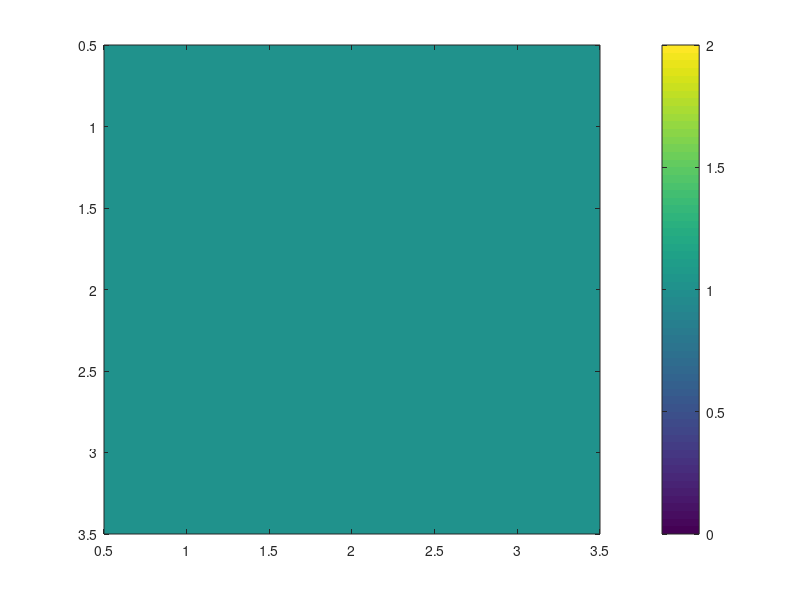
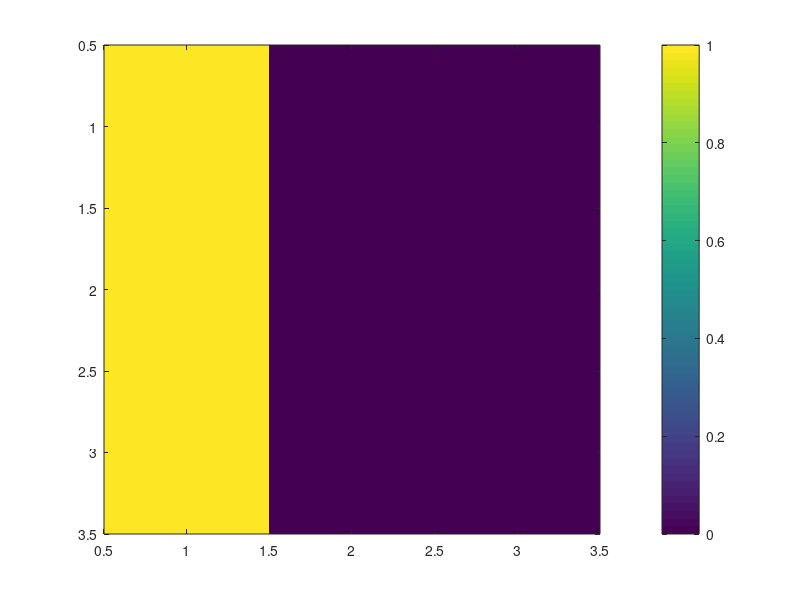
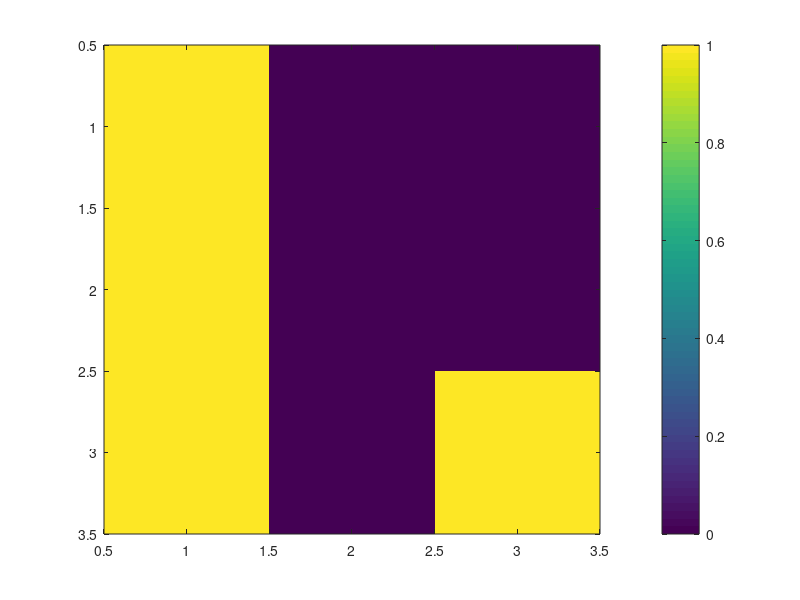

Write the MATLAB code that produced these figures, in order. (Note: this script raises an error after producing the figures.)
% Diffusion equation $ \nabla. (-D \nabla \phi) = \gamma $  
% for Phantom example

% Input image
im = zeros(3,3,3);
im(:,:,1) = 1;
im(:,1,:) = 1;
im(3,3,3) = 1;
figure; imagesc(im(:,:,1)); colorbar;
figure; imagesc(im(:,:,2)); colorbar;
figure; imagesc(im(:,:,3)); colorbar;

%%
% Construct mesh structure
Lx = size(im, 1); % domain length
Nx = size(im, 1); % number of cells
Ly = size(im, 2); % domain length
Ny = size(im, 2); % number of cells
Lz = size(im, 3); % domain length
Nz = size(im, 3); % number of cells
meshstruct = createMesh3D(Nx, Ny, Nz, Lx, Ly, Lz); % construct mesh
x = meshstruct.cellcenters.x; % extract the cell center positions

% Define the boundary condition:
BC = createBC(meshstruct); % all Neumann boundary condition structure
[Mbc, RHSbc] = boundaryCondition(BC); % boundary condition discretization

%%
% Define the transfer coefficients:
D = createCellVariable(meshstruct, im);
Dave = harmonicMean(D);          % convert a cell variable to face variable
Mdiff = diffusionTerm(Dave);     % diffusion term
M = Mdiff + Mbc;                 % matrix of coefficient for central scheme

%%
% Define mask
G = reshape(1:(Nx+2)*(Ny+2)*(Nz+2), Nx+2, Ny+2, Nz+2);
mnx = Nx*Ny*Nz;	mny = Nx*Ny*Nz; mnz = Nx*Ny*Nz;
rowx_index = reshape(G(2:Nx+1,2:Ny+1,2:Nz+1),mnx,1); % main diagonal x
rowy_index = reshape(G(2:Nx+1,2:Ny+1,2:Nz+1),mny,1); % main diagonal y
rowz_index = reshape(G(2:Nx+1,2:Ny+1,2:Nz+1),mnz,1); % main diagonal z

%%
% Compute conductance
%nfigs = 0
conductance = zeros(size(RHSbc, 1), size(RHSbc, 1));
for p1=rowx_index'
    for p2=rowy_index'
        if p2>=p1
            p1
            p2
            RHSbc0 = RHSbc;
            RHSbc0(p1) = 1; % define current i
            RHSbc0(p2) = -1; % define current j
            c = solvePDE(meshstruct, M, RHSbc0); % solve for the central scheme
            conductance(p1, p2) = abs(1 / (c.value(p1) - c.value(p2)));
            conductance(p2, p1) = conductance(p1, p2);
            figure(4); imagesc(c.value(2:4,2:4,2)); colorbar;
            figure(5); imagesc(c.value(2:4,2:4,3)); colorbar;
            figure(6); imagesc(c.value(2:4,2:4,4)); colorbar;
            pause(0.5);
        end
    end
end

%%
% Plot results
%conductance(isnan(conductance)) = 0;
figure; image(conductance(rowx_index,rowy_index), 'CDataMapping', 'scaled'); colorbar
savefig('example_phantom_tensor3d_2x2_a.fig')
saveas(gcf, 'example_phantom_tensor3d_2x2_a.eps', 'epsc')
